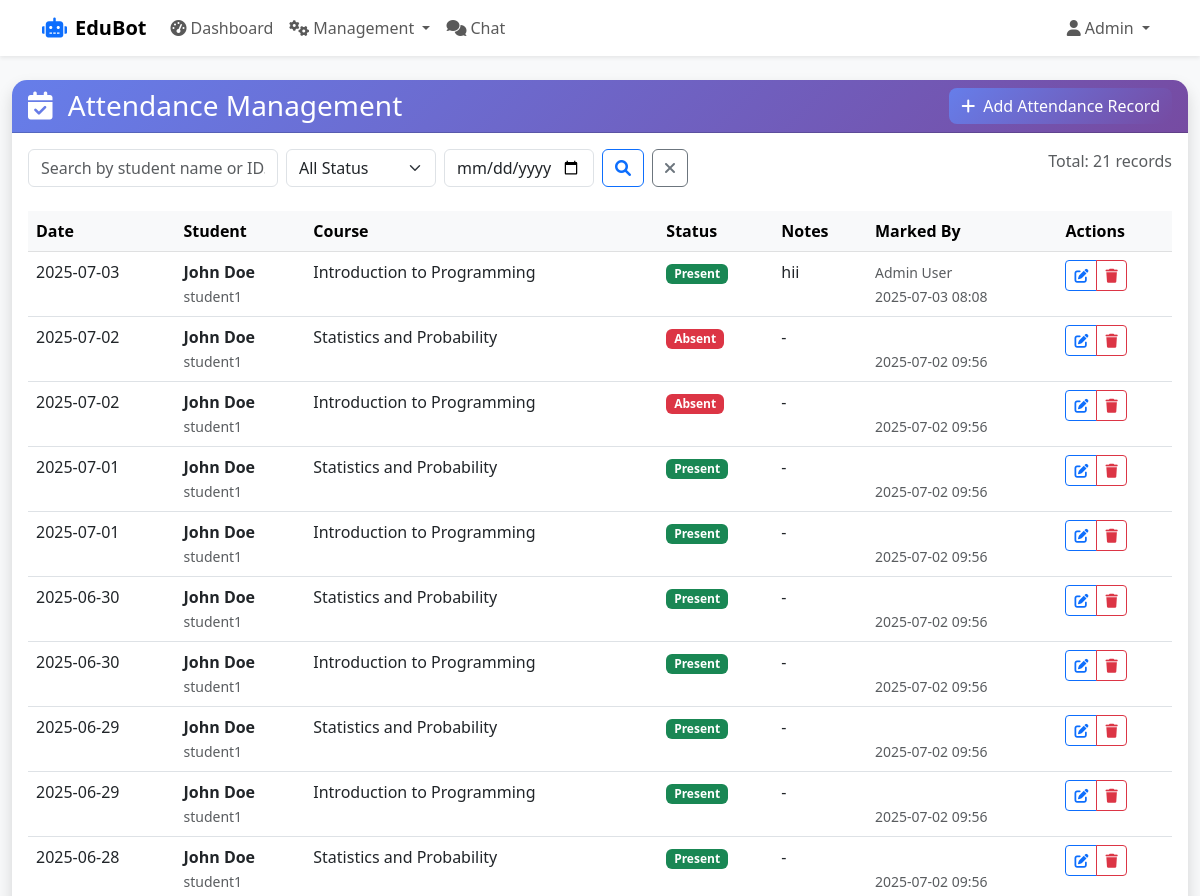
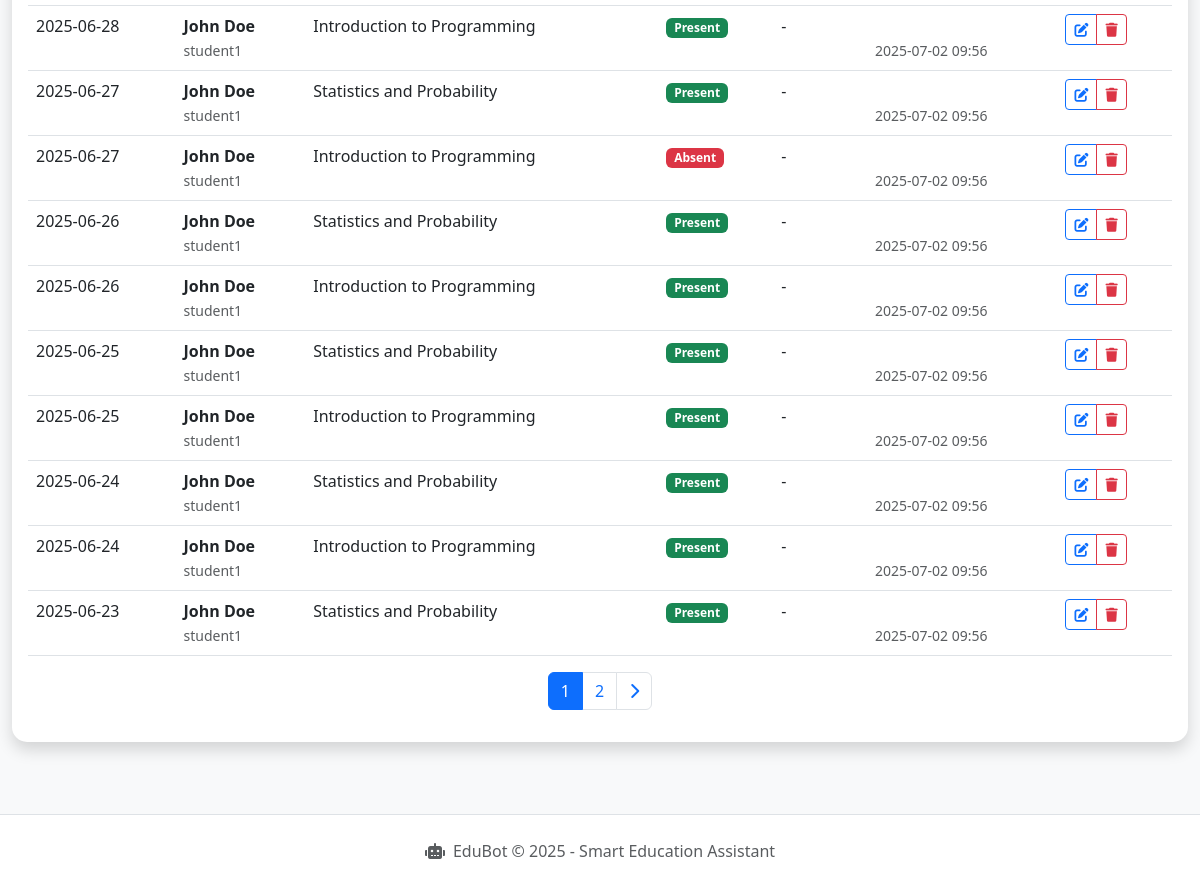
Page /admin/attendance (signed in) on the committed database (2 pictures, top to bottom).
### app/models/user.py (models this page shows, shortened)
class User(UserMixin, db.Model):
    __tablename__ = 'users'
    id = db.Column(db.Integer, primary_key=True)
    username = db.Column(db.String(50), unique=True, nullable=False)
    email = db.Column(db.String(100), unique=True, nullable=False)
    password_hash = db.Column(db.String(255), nullable=False)
    role = db.Column(db.Enum('student', 'faculty', 'admin'), nullable=False, default='student')
    first_name = db.Column(db.String(50), nullable=False)
    last_name = db.Column(db.String(50), nullable=False)
    student_id = db.Column(db.String(20), unique=True, nullable=True)
    course_id = db.Column(db.Integer, nullable=True)
    year_of_study = db.Column(db.Integer, nullable=True)
    phone = db.Column(db.String(15), nullable=True)
    is_active = db.Column(db.Boolean, default=True)
    created_at = db.Column(db.DateTime, default=datetime.utcnow)
    updated_at = db.Column(db.DateTime, default=datetime.utcnow, onupdate=datetime.utcnow)
    faculty_profile = db.relationship('Faculty', backref='user', uselist=False, cascade='all, delete-orphan')
    attendance_records = db.relationship('Attendance', foreign_keys='Attendance.student_id', lazy='dynamic', cascade='all, delete-orphan')
    chat_logs = db.relationship('ChatLog', backref='user', lazy='dynamic', cascade='all, delete-orphan')
    created_groups = db.relationship('Group', foreign_keys='Group.created_by', backref='creator', lazy='dynamic', cascade='all, delete-orphan')
    group_memberships = db.relationship('GroupMember', backref='user', lazy='dynamic', cascade='all, delete-orphan')
    group_messages = db.relationship('GroupMessage', backref='user', lazy='dynamic', cascade='all, delete-orphan')
    def is_admin(self):
        return self.role == 'admin'

### app/models/attendance.py (models this page shows, shortened)
class Attendance(db.Model):
    __tablename__ = 'attendance'
    id = db.Column(db.Integer, primary_key=True)
    student_id = db.Column(db.Integer, db.ForeignKey('users.id'), nullable=False)
    course_id = db.Column(db.Integer, db.ForeignKey('courses.id'), nullable=False)
    date = db.Column(db.Date, nullable=False)
    status = db.Column(db.Enum('present', 'absent', 'late'), nullable=False, default='absent')
    marked_by = db.Column(db.Integer, db.ForeignKey('users.id'), nullable=True)
    notes = db.Column(db.Text, nullable=True)
    created_at = db.Column(db.DateTime, default=datetime.utcnow)
    updated_at = db.Column(db.DateTime, default=datetime.utcnow, onupdate=datetime.utcnow)
    student = db.relationship('User', foreign_keys=[student_id])
    marked_by_user = db.relationship('User', foreign_keys=[marked_by], backref='marked_attendance')
    __table_args__ = (db.UniqueConstraint('student_id', 'course_id', 'date', name='unique_attendance'),)

### app/models/course.py (models this page shows, shortened)
class Course(db.Model):
    __tablename__ = 'courses'
    id = db.Column(db.Integer, primary_key=True)
    course_code = db.Column(db.String(20), unique=True, nullable=False)
    course_name = db.Column(db.String(100), nullable=False)
    description = db.Column(db.Text, nullable=True)
    credits = db.Column(db.Integer, default=3)
    semester = db.Column(db.Integer, nullable=False)
    year = db.Column(db.Integer, nullable=False)
    department = db.Column(db.String(100), nullable=False)
    faculty_id = db.Column(db.Integer, db.ForeignKey('faculty.id'), nullable=True)
    is_active = db.Column(db.Boolean, default=True)
    created_at = db.Column(db.DateTime, default=datetime.utcnow)
    updated_at = db.Column(db.DateTime, default=datetime.utcnow, onupdate=datetime.utcnow)
    attendance_records = db.relationship('Attendance', backref='course', lazy='dynamic', cascade='all, delete-orphan')
    syllabus_files = db.relationship('SyllabusFile', backref='course', lazy='dynamic', cascade='all, delete-orphan')
    notes = db.relationship('Note', backref='course', lazy='dynamic', cascade='all, delete-orphan')
    groups = db.relationship('Group', backref='course', lazy='dynamic')
    @property
    def name(self):
        return self.course_name

### app/routes/admin.py (the view, shortened to what this page needs)
@admin_bp.route('/attendance')
@login_required
@admin_required
def manage_attendance():
    page = request.args.get('page', 1, type=int)
    search = request.args.get('search', '', type=str)
    status_filter = request.args.get('status', '', type=str)
    date_filter = request.args.get('date', '', type=str)
    per_page = 20
    query = Attendance.query.join(User, Attendance.student_id == User.id)
    if status_filter:
        query = query.filter(Attendance.status == status_filter)
    if date_filter:
        try:
            filter_date = datetime.strptime(date_filter, '%Y-%m-%d').date()
            query = query.filter(Attendance.date == filter_date)
        except ValueError:
            pass
    attendance_records = query.order_by(Attendance.date.desc(), Attendance.id.desc()).paginate(
        page=page, per_page=per_page, error_out=False
    )
    return render_template('admin/attendance.html',
                         attendance_records=attendance_records,
                         search=search,
                         status_filter=status_filter,
                         date_filter=date_filter,
                         user=current_user)

### app/templates/admin/attendance.html (shortened to what this page needs)
{% extends "base.html" %}
{% block content %}
<div class="container-fluid py-4">
    <div class="row">
        <div class="col-12">
            <div class="card shadow">
                <div class="card-header d-flex justify-content-between align-items-center">
                    <h3 class="card-title mb-0">
                        <i class="fas fa-calendar-check me-2"></i>
                        Attendance Management
                    </h3>
                    <a href="{{ url_for('admin.add_attendance') }}" class="btn btn-primary">
                        <i class="fas fa-plus me-2"></i>Add Attendance Record
                    </a>
                </div>
                <div class="card-body">
                    <div class="row mb-4">
                        <div class="col-md-10">
                            <form method="GET" class="d-flex flex-wrap gap-2">
                                <input type="text"
                                       name="search"
                                       class="form-control"
                                       placeholder="Search by student name or ID..."
                                       value="{{ search }}"
                                       style="max-width: 250px;">
                                <select name="status" class="form-select" style="max-width: 150px;">
                                    <option value="">All Status</option>
                                </select>
                                <input type="date"
                                       name="date"
                                       class="form-control"
                                       value="{{ date_filter }}"
                                       style="max-width: 150px;">
                                <button type="submit" class="btn btn-outline-primary">
                                    <i class="fas fa-search"></i>
                                </button>
                                <a href="{{ url_for('admin.manage_attendance') }}" class="btn btn-outline-secondary">
                                    <i class="fas fa-times"></i>
                                </a>
                            </form>
                        </div>
                        <div class="col-md-2 text-end">
                            <span class="text-muted">
                                Total: {{ attendance_records.total }} records
                            </span>
                        </div>
                    </div>
                    {% if attendance_records.items %}
                    <div class="table-responsive">
                        <table class="table table-hover">
                            <thead class="table-light">
                                <tr>
                                    <th>Date</th>
                                    <th>Student</th>
                                    <th>Course</th>
                                    <th>Status</th>
                                    <th>Notes</th>
                                    <th>Marked By</th>
                                    <th>Actions</th>
                                </tr>
                            </thead>
                            <tbody>
                                {% for record in attendance_records.items %}
                                <tr>
                                    <td>{{ record.date.strftime('%Y-%m-%d') if record.date }}</td>
                                    <td>
                                        <strong>{{ record.student.first_name }} {{ record.student.last_name }}</strong><br>
                                        <small class="text-muted">{{ record.student.username }}</small>
                                    </td>
                                    <td>{{ record.course.name if record.course else 'N/A' }}</td>
                                    <td>
                                        <span class="badge
                                            {% if record.status == 'present' %}bg-success
                                            {% elif record.status == 'absent' %}bg-danger
                                            {% elif record.status == 'late' %}bg-warning
                                            {% else %}bg-secondary{% endif %}">
                                            {{ record.status.title() }}
                                        </span>
                                    </td>
                                    <td>{{ record.notes or '-' }}</td>
                                    <td>
                                        <small class="text-muted">
                                            {{ record.marked_by_user.first_name }} {{ record.marked_by_user.last_name }}<br>
                                            {{ record.created_at.strftime('%Y-%m-%d %H:%M') if record.created_at }}
                                        </small>
                                    </td>
                                    <td>
                                        <div class="btn-group btn-group-sm" role="group">
                                            <a href="{{ url_for('admin.edit_attendance', attendance_id=record.id) }}"
                                               class="btn btn-outline-primary"
                                               title="Edit Attendance">
                                                <i class="fas fa-edit"></i>
                                            </a>
                                            <button type="button"
                                                    class="btn btn-outline-danger delete-attendance"
                                                    data-attendance-id="{{ record.id }}"
                                                    data-student-name="{{ record.student.first_name }} {{ record.student.last_name }}"
                                                    data-date="{{ record.date.strftime('%Y-%m-%d') if record.date }}"
                                                    title="Delete Attendance">
                                                <i class="fas fa-trash"></i>
                                            </button>
                                        </div>
                                    </td>
                                </tr>
                                {% endfor %}
                            </tbody>
                        </table>
                    </div>
                    {% if attendance_records.pages > 1 %}
                    <nav aria-label="Attendance pagination">
                        <ul class="pagination justify-content-center">
                            {% for page_num in attendance_records.iter_pages() %}
                                {% if page_num %}
                                    {% if page_num != attendance_records.page %}
                                        <li class="page-item">
                                            <a class="page-link" href="{{ url_for('admin.manage_attendance', page=page_num, search=search, status=status_filter, date=date_filter) }}">{{ page_num }}</a>
                                        </li>
                                    {% else %}
                                        <li class="page-item active">
                                            <span class="page-link">{{ page_num }}</span>
                                        </li>
                                    {% endif %}
                                {% else %}
                                    <li class="page-item disabled">
                                        <span class="page-link">...</span>
                                    </li>
                                {% endif %}
                            {% endfor %}
                            {% if attendance_records.has_next %}
                                <li class="page-item">
                                    <a class="page-link" href="{{ url_for('admin.manage_attendance', page=attendance_records.next_num, search=search, status=status_filter, date=date_filter) }}">
                                        <i class="fas fa-chevron-right"></i>
                                    </a>
                                </li>
                            {% endif %}
                        </ul>
                    </nav>
                    {% endif %}
                    {% endif %}
                </div>
            </div>
        </div>
    </div>
</div>
{% endblock %}

### app/templates/base.html (shortened to what this page needs)
<!DOCTYPE html>
<html lang="en">
<head>
    <link href="https://cdn.jsdelivr.net/npm/bootstrap@5.3.0/dist/css/bootstrap.min.css" rel="stylesheet">
    <link href="https://cdnjs.cloudflare.com/ajax/libs/font-awesome/6.0.0/css/all.min.css" rel="stylesheet">
</head>
<body>
    <nav class="navbar navbar-expand-lg navbar-light bg-white shadow-sm">
        <div class="container">
            <a class="navbar-brand" href="{{ url_for('admin.dashboard') if current_user.is_authenticated and current_user.is_admin() else url_for('chat.chat_interface') }}">
                <i class="fas fa-robot text-primary me-2"></i>EduBot
            </a>
            <div class="collapse navbar-collapse" id="navbarNav">
                {% if current_user.is_authenticated %}
                <ul class="navbar-nav me-auto">
                    {% if current_user.is_admin() %}
                    <li class="nav-item">
                        <a class="nav-link" href="{{ url_for('admin.dashboard') }}">
                            <i class="fas fa-tachometer-alt me-1"></i>Dashboard
                        </a>
                    </li>
                    <li class="nav-item dropdown">
                        <a class="nav-link dropdown-toggle" href="#" id="managementDropdown" role="button" data-bs-toggle="dropdown">
                            <i class="fas fa-cogs me-1"></i>Management
                        </a>
                    </li>
                    {% endif %}
                    <li class="nav-item">
                        <a class="nav-link" href="{{ url_for('chat.chat_interface') }}">
                            <i class="fas fa-comments me-1"></i>Chat
                        </a>
                    </li>
                </ul>
                <ul class="navbar-nav">
                    <li class="nav-item dropdown">
                        <a class="nav-link dropdown-toggle" href="#" id="userDropdown" role="button" data-bs-toggle="dropdown">
                            <i class="fas fa-user me-1"></i>{{ current_user.first_name }}
                        </a>
                    </li>
                </ul>
                {% endif %}
            </div>
        </div>
    </nav>
    <main>
        {% block content %}{% endblock %}
    </main>
    <footer class="bg-white border-top mt-5 py-4">
        <div class="container text-center">
            <p class="text-muted mb-0">
                <i class="fas fa-robot me-2"></i>EduBot &copy; 2025 - Smart Education Assistant
            </p>
        </div>
    </footer>
</body>
</html>

### rows in the picture
User: first_name "Admin"
Attendance: date "2025-07-03", student.first_name "John", student.last_name "Doe", student.username "student1", course "Introduction to Programming", status "Present", notes "hii", marked_by_user.first_name "Admin", marked_by_user.last_name "User", created_at "2025-07-03 08:08"
Attendance: date "2025-07-02", student.first_name "John", student.last_name "Doe", student.username "student1", course "Statistics and Probability", status "Absent", notes "-", created_at "2025-07-02 09:56"
Attendance: date "2025-07-02", student.first_name "John", student.last_name "Doe", student.username "student1", course "Introduction to Programming", status "Absent", notes "-", created_at "2025-07-02 09:56"
Attendance: date "2025-07-01", student.first_name "John", student.last_name "Doe", student.username "student1", course "Statistics and Probability", status "Present", notes "-", created_at "2025-07-02 09:56"
Attendance: date "2025-07-01", student.first_name "John", student.last_name "Doe", student.username "student1", course "Introduction to Programming", status "Present", notes "-", created_at "2025-07-02 09:56"
Attendance: date "2025-06-30", student.first_name "John", student.last_name "Doe", student.username "student1", course "Statistics and Probability", status "Present", notes "-", created_at "2025-07-02 09:56"
Attendance: date "2025-06-30", student.first_name "John", student.last_name "Doe", student.username "student1", course "Introduction to Programming", status "Present", notes "-", created_at "2025-07-02 09:56"
Attendance: date "2025-06-29", student.first_name "John", student.last_name "Doe", student.username "student1", course "Statistics and Probability", status "Present", notes "-", created_at "2025-07-02 09:56"
Attendance: date "2025-06-29", student.first_name "John", student.last_name "Doe", student.username "student1", course "Introduction to Programming", status "Present", notes "-", created_at "2025-07-02 09:56"
Attendance: date "2025-06-28", student.first_name "John", student.last_name "Doe", student.username "student1", course "Statistics and Probability", status "Present", notes "-", created_at "2025-07-02 09:56"
Attendance: date "2025-06-28", student.first_name "John", student.last_name "Doe", student.username "student1", course "Introduction to Programming", status "Present", notes "-", created_at "2025-07-02 09:56"
Attendance: date "2025-06-27", student.first_name "John", student.last_name "Doe", student.username "student1", course "Statistics and Probability", status "Present", notes "-", created_at "2025-07-02 09:56"
Attendance: date "2025-06-27", student.first_name "John", student.last_name "Doe", student.username "student1", course "Introduction to Programming", status "Absent", notes "-", created_at "2025-07-02 09:56"
Attendance: date "2025-06-26", student.first_name "John", student.last_name "Doe", student.username "student1", course "Statistics and Probability", status "Present", notes "-", created_at "2025-07-02 09:56"
Attendance: date "2025-06-26", student.first_name "John", student.last_name "Doe", student.username "student1", course "Introduction to Programming", status "Present", notes "-", created_at "2025-07-02 09:56"
Attendance: date "2025-06-25", student.first_name "John", student.last_name "Doe", student.username "student1", course "Statistics and Probability", status "Present", notes "-", created_at "2025-07-02 09:56"
Attendance: date "2025-06-25", student.first_name "John", student.last_name "Doe", student.username "student1", course "Introduction to Programming", status "Present", notes "-", created_at "2025-07-02 09:56"
Attendance: date "2025-06-24", student.first_name "John", student.last_name "Doe", student.username "student1", course "Statistics and Probability", status "Present", notes "-", created_at "2025-07-02 09:56"
Attendance: date "2025-06-24", student.first_name "John", student.last_name "Doe", student.username "student1", course "Introduction to Programming", status "Present", notes "-", created_at "2025-07-02 09:56"
Attendance: date "2025-06-23", student.first_name "John", student.last_name "Doe", student.username "student1", course "Statistics and Probability", status "Present", notes "-", created_at "2025-07-02 09:56"

### other values in the picture
{{ attendance_records.total }} "21"
{{ page_num }} "1"
{{ page_num }} "2"
